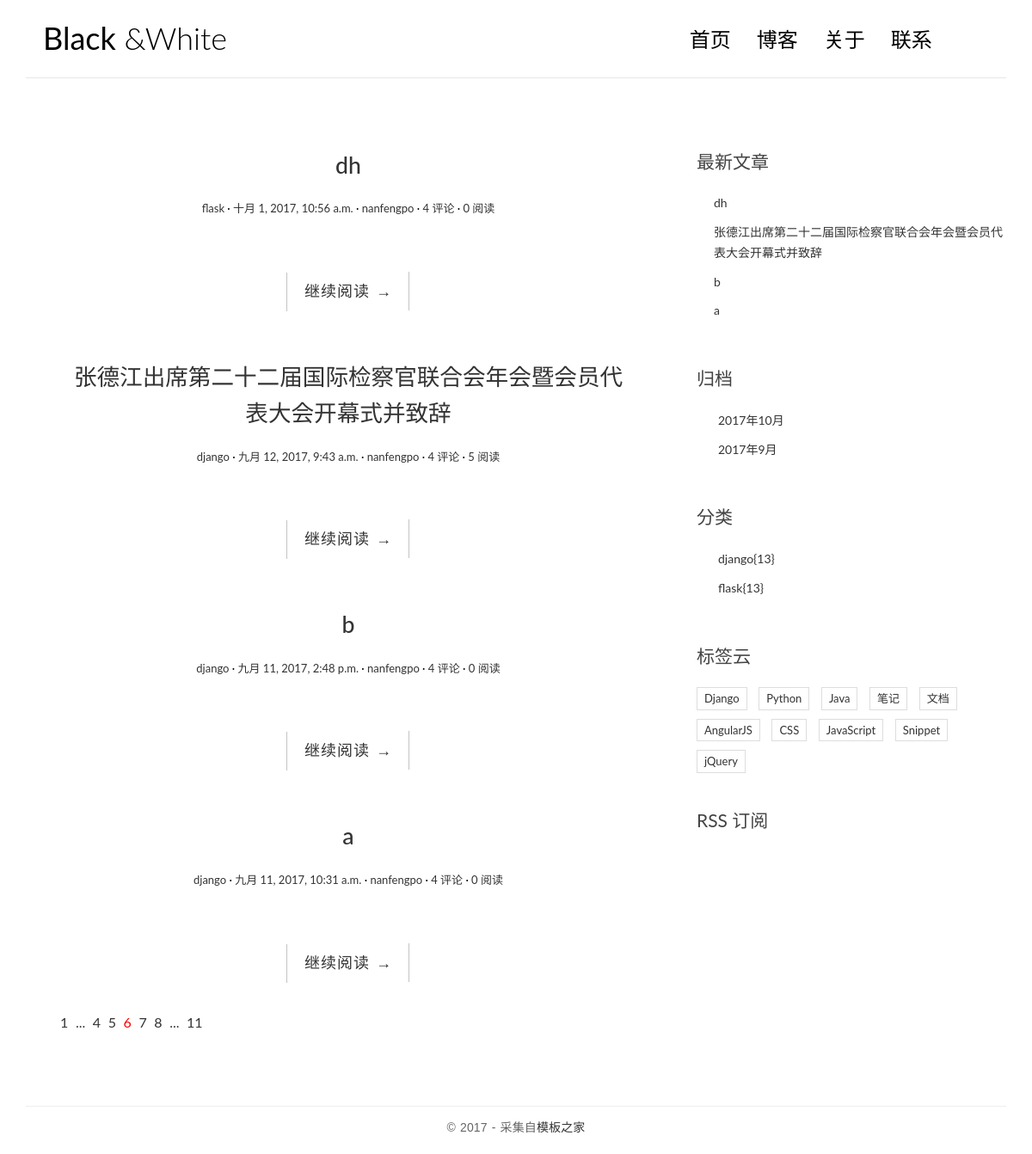
Before: / with the older database file.
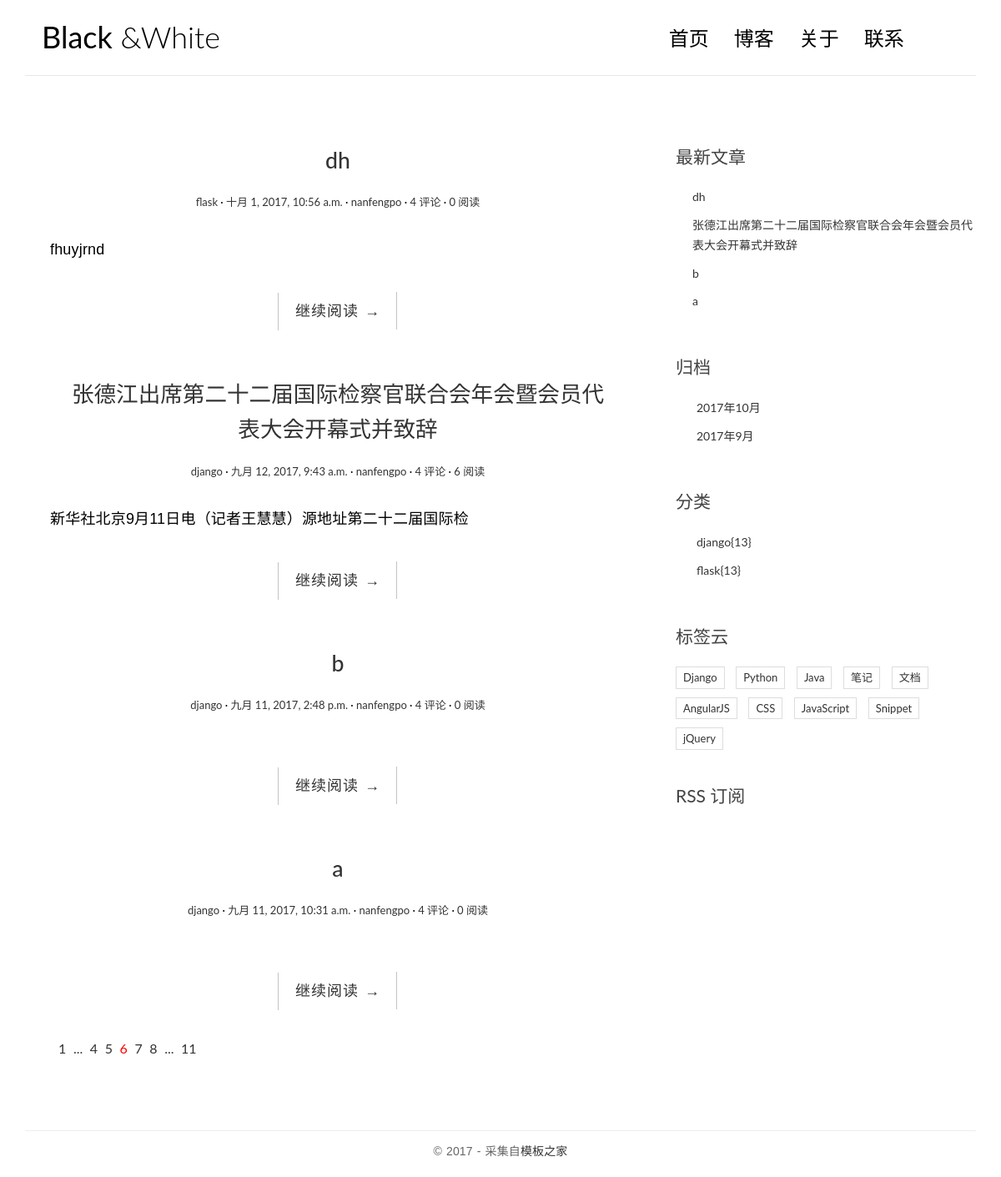
After: the same page with the newer database file.
### blog/models.py (models this page shows, shortened)
class Post(models.Model):
    title = models.CharField(max_length=64)
    body = models.TextField()
    created_time = models.DateTimeField()
    modified_time = models.DateTimeField()
    excerpt = models.CharField(max_length=256,blank=True)
    category = models.ForeignKey(Category)
    tags = models.ManyToManyField(Tag,blank=True)
    author = models.ForeignKey(User)
    views = models.PositiveIntegerField(default=0)
    class Meta:
        ordering = ['-created_time','-modified_time']
    def get_absolute_url(self):
        return reverse('blog:detail',kwargs={'pk':self.pk}) #

class Category(models.Model):
    name = models.CharField(max_length=64)

### blog/views.py (the view)
# urls.py: url(r'^$',views.IndexView.as_view(),name='index'),
class IndexView(ListView):
    model = Post
    template_name = 'blog/index.html'
    context_object_name = 'post_list' # 这个name不能瞎取，必须和模板中的变量一直

### blog/templatetags/blog_tags.py (called while the page is built)
@register.simple_tag
def get_recent_posts(num=5):
    return Post.objects.all().order_by('-created_time')[:num]

@register.simple_tag
def archives():
    return Post.objects.dates('created_time','month',order='DESC')

@register.simple_tag
def get_categories():
    return Category.objects.all()

### templates/blog/index.html
{% extends 'blog/base.html' %}
{% block main %}
{% for post in post_list %}
<article class="post post-{{ post.pk }}">
    <header class="entry-header">
        <h1 class="entry-title">
            <a href="{{ post.get_absolute_url }}">{{ post.title }}</a>
        </h1>
        <div class="entry-meta">
            <span class="post-category"><a href="#">{{ post.category.name }}</a></span>
            <span class="post-date"><a href="#"><time class="entry-date" datetime="{{ post.created_time }}">{{ post.created_time }}</time></a></span>
            <span class="post-author"><a href="#">{{ post.author }}</a></span>
            <span class="comments-link"><a href="#">4 评论</a></span>
            <span class="views-count"><a href="#">{{post.views}} 阅读</a></span>
        </div>
    </header>
    <div class="entry-content clearfix">
        <p>{{ post.excerpt }}</p>
        <div class="read-more cl-effect-14">
            <a href="{{ post.get_absolute_url }}" class="more-link">继续阅读 <span class="meta-nav">→</span></a>
        </div>
    </div>
</article>
{% empty %}
<div class="no-post">暂时还没有发布的文章！</div>
{% endfor %}
<div class="pagination">
    <ul>
        <li><a href="">1</a></li>
        <li><a href="">...</a></li>
        <li><a href="">4</a></li>
        <li><a href="">5</a></li>
        <li class="current"><a href="">6</a></li>
        <li><a href="">7</a></li>
        <li><a href="">8</a></li>
        <li><a href="">...</a></li>
        <li><a href="">11</a></li>
    </ul>
</div>
{% endblock main %}

### templates/blog/base.html (shortened to what this page needs)
{% load staticfiles %}
{% load blog_tags %}
<html>
<head>
    <link rel="stylesheet" href="{% static 'blog/css/bootstrap.min.css' %}">
    <link rel="stylesheet" href="{% static 'blog/css/custom.css' %}">
    <link rel="stylesheet" href="{% static 'blog/css/pace.css' %}">
    <link rel="stylesheet" href="{% static 'blog/css/highlights/github.css' %}">
    <link rel="stylesheet" href="http://code.ionicframework.com/ionicons/2.0.1/css/ionicons.min.css">
</head>
<body>
<div class="container">
    <header id="site-header">
        <div class="row">
            <div class="col-md-4 col-sm-5 col-xs-8">
                <div class="logo">
                    <h1><a href="{% url 'blog:index' %}"><b>Black</b> &amp;White</a></h1>
                </div>
            </div>
            <div class="col-md-8 col-sm-7 col-xs-4">
                <nav class="main-nav" role="navigation">
                    <div class="collapse navbar-collapse" id="bsexample-navbar-collapse-1">
                        <ul class="nav navbar-nav navbar-right">
                            <li class="cl-effect-11"><a href="{% url 'blog:index' %}" data-hover="首页">首页</a></li>
                            <li class="cl-effect-11"><a href="fullwidth.html" data-hover="博客">博客</a></li>
                            <li class="cl-effect-11"><a href="about.html" data-hover="关于">关于</a></li>
                            <li class="cl-effect-11"><a href="contact.html" data-hover="联系">联系</a></li>
                        </ul>
                    </div>
                </nav>
            </div>
        </div>
    </header>
</div>
<div class="content-body">
    <div class="container">
        <div class="row">
            <main class="col-md-8">
                {% block main %}
                {% endblock %}
            </main>
            <aside class="col-md-4">
                <div class="widget widget-recent-posts">
                    <h3 class="widget-title">最新文章</h3>
                    {% get_recent_posts as recent_post_list %}
                    <ul>
                        {% for post in recent_post_list %}
                        <li>
                            <a href="{{ post.get_absolute_url }}">{{post.title}}</a>
                        </li>
                        {% empty %}
                        没有文章
                        {% endfor %}
                    </ul>
                </div>
                <div class="widget widget-archives">
                    <h3 class="widget-title">归档</h3>
                    {% archives as date_list %}
                    <ul>
                        {% for date in date_list %}
                        <li>
                            <a href="{% url 'blog:archives' date.year date.month %}">{{date.year}}年{{date.month}}月</a>
                        </li>
                        {% empty %}
                        没有归档
                        {% endfor %}
                    </ul>
                </div>
                <div class="widget widget-category">
                    <h3 class="widget-title">分类</h3>
                    {% get_categories as category_list %}
                    <ul>
                        {% for category in category_list %}
                        <li>
                            <a href="{% url 'blog:category' category.pk %}">{{category.name}}<span class="post-count">{13}</span> </a>
                        </li>
                        {% empty %}
                        没有分类
                        {% endfor %}
                    </ul>
                </div>
                <div class="widget widget-tag-cloud">
                    <h3 class="widget-title">标签云</h3>
                    <ul>
                        <li>
                            <a href="#">Django</a>
                        </li>
                        <li>
                            <a href="#">Python</a>
                        </li>
                        <li>
                            <a href="#">Java</a>
                        </li>
                        <li>
                            <a href="#">笔记</a>
                        </li>
                        <li>
                            <a href="#">文档</a>
                        </li>
                        <li>
                            <a href="#">AngularJS</a>
                        </li>
                        <li>
                            <a href="#">CSS</a>
                        </li>
                        <li>
                            <a href="#">JavaScript</a>
                        </li>
                        <li>
                            <a href="#">Snippet</a>
                        </li>
                        <li>
                            <a href="#">jQuery</a>
                        </li>
                    </ul>
                </div>
                <div class="rss">
                    <a href=""> RSS 订阅</a>
                </div>
            </aside>
        </div>
    </div>
</div>
<footer id="site-footer">
    <div class="container">
        <div class="row">
            <div class="col-md-12">
                <p class="copyright">&copy 2017 - 采集自<a href="http://www.cssmoban.com/" target="_blank" title="模板之家">模板之家</a></p>
            </div>
        </div>
    </div>
</footer>
</body>
</html>

### blog/static/blog/css/custom.css (style rules this page uses)
* { outline: none; }
h1, h2, h3, h4, h5, h6 { margin-top: 0; }
b { font-weight: 400; }
a { color: #333; }
body { color: #444; font-family: 'Lato', sans-serif; }
p { font-family: 'Ubuntu', sans-serif; font-weight: 400; word-spacing: 1px; letter-spacing: 0.01em; }
#site-header { background-color: #FFF; padding: 25px 20px; margin-bottom: 40px; border-bottom: 1px solid #e7e7e7; }
.logo h1 a { color: #000; }
.logo h1 { margin: 0; font-family: 'Lato', sans-serif; font-weight: 300; }
.main-nav { margin-top: 11px; max-width: 95%; }
.main-nav a { color: #000000 !important; padding: 0 0 5px 0 !important; margin-right: 30px; font-family: 'Lato', sans-serif; font-weight: 300; font-size: 24px; }
.cl-effect-11 a { padding: 10px 0; color: #0972b4; text-shadow: none; }
.cl-effect-11 a::before { position: absolute; top: 0; left: 0; overflow: hidden; padding: 0 0 5px 0 !important; max-width: 0; border-bottom: 1px solid #000; color: #000; content: attr(data-hover); white-space: nowrap; -webkit-transition: max-width 0.5s; -moz-transition: max-width 0.5s; transition: max-width 0.5s; }
.content-body { padding-bottom: 4em; }
.post { background: #fff; padding: 30px 30px 0; }
.entry-title { text-align: center; font-size: 1.9em; margin-bottom: 20px; line-height: 1.6; padding: 10px 20px 0; }
.entry-meta { text-align: center; color: #DDDDDD; font-size: 13px; margin-bottom: 30px; }
.entry-content { font-size: 18px; line-height: 1.9; font-weight: 300; color: #000; }
.post-category::after, .post-date::after, .post-author::after, .comments-link::after { content: ' ·'; color: #000; }
.read-more { font-family: 'Ubuntu', sans-serif; font-weight: 400; word-spacing: 1px; letter-spacing: 0.01em; text-align: center; margin-top: 20px; }
.cl-effect-14 a { padding: 0 20px; height: 45px; line-height: 45px; position: relative; display: inline-block; margin: 15px 25px; letter-spacing: 1px; font-weight: 400; text-shadow: 0 0 1px rgba(255, 255, 255, 0.3); }
.cl-effect-14 a::before, .cl-effect-14 a::after { position: absolute; width: 45px; height: 1px; background: #C3C3C3; content: ''; -webkit-transition: all 0.3s; -moz-transition: all 0.3s; transition: all 0.3s; pointer-events: none; }
.cl-effect-14 a::before { top: 0; left: 0; -webkit-transform: rotate(90deg); -moz-transform: rotate(90deg); transform: rotate(90deg); -webkit-transform-origin: 0 0; -moz-transform-origin: 0 0; transform-origin: 0 0; }
.cl-effect-14 a::after { right: 0; bottom: 0; -webkit-transform: rotate(90deg); -moz-transform: rotate(90deg); transform: rotate(90deg); -webkit-transform-origin: 100% 0; -moz-transform-origin: 100% 0; transform-origin: 100% 0; }
.widget { background: #fff; padding: 30px 0 0; }
.widget-title { font-size: 1.5em; margin-bottom: 20px; line-height: 1.6; padding: 10px 0 0; font-weight: 400; }
.widget-recent-posts ul { padding: 0; margin: 0; padding-left: 20px; }
.widget-recent-posts ul li { list-style-type: none; position: relative; line-height: 170%; margin-bottom: 10px; }
.widget-recent-posts ul li::before { content: '\f3d3'; font-family: "Ionicons"; position: absolute; left: -17px; top: 3px; font-size: 16px; color: #000; }
.widget-archives ul { padding: 0; margin: 0; padding-left: 25px; }
.widget-archives ul li { list-style-type: none; position: relative; line-height: 170%; margin-bottom: 10px; }
.widget-archives ul li::before { content: '\f3f3'; font-family: "Ionicons"; position: absolute; left: -25px; top: 1px; font-size: 16px; color: #000; }
.widget-category ul { padding: 0; margin: 0; padding-left: 25px; }
.widget-category ul li { list-style-type: none; position: relative; line-height: 170%; margin-bottom: 10px; }
.widget-category ul li::before { content: '\f3fe'; font-family: "Ionicons"; position: absolute; left: -25px; top: 1px; font-size: 18px; color: #000; }
.widget-tag-cloud ul { padding: 0; margin: 0; margin-right: -10px; }
.widget-tag-cloud ul li { list-style-type: none; font-size: 13px; display: inline-block; margin-right: 10px; margin-bottom: 10px; padding: 3px 8px; border: 1px solid #ddd; }
.rss { font-size: 21px; margin-top: 30px; }
.rss a { color: #444; }
#site-footer { padding-top: 10px; padding: 0 0 1.5em 0; }
.copyright { text-align: center; padding-top: 1em; margin: 0; border-top: 1px solid #eee; color: #666; }
.pagination ul { list-style: none; }
.pagination ul li { display: inline-block; font-size: 16px; margin-right: 5px; }
.current a { color: red; }

Changed rows visible on the page:
changed Post "dh": excerpt (not shown) → "fhuyjrnd"
changed Post "张德江出席第二十二届国际检察官联合会年会暨会员代表大会开幕式并致辞": views "5" → "6"; excerpt (not shown) → "新华社北京9月11日电（记者王慧慧）源地址第二十二届国际检"
